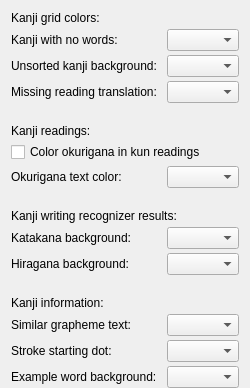
            <widget class="QWidget" name="kanjiColorsPage">
             <layout class="QFormLayout" name="formLayout_15">
              <property name="horizontalSpacing">
               <number>10</number>
              </property>
              <property name="verticalSpacing">
               <number>4</number>
              </property>
              <property name="bottomMargin">
               <number>0</number>
              </property>
              <item row="0" column="0" colspan="2">
               <widget class="QLabel" name="label_119">
                <property name="text">
                 <string>Kanji grid colors:</string>
                </property>
               </widget>
              </item>
              <item row="1" column="0">
               <widget class="QLabel" name="label_73">
                <property name="text">
                 <string>Kanji with no words:</string>
                </property>
               </widget>
              </item>
              <item row="1" column="1">
               <widget class="ZColorComboBox" name="colNoWordsCBox">
                <property name="sizePolicy">
                 <sizepolicy hsizetype="Fixed" vsizetype="Fixed">
                  <horstretch>0</horstretch>
                  <verstretch>0</verstretch>
                 </sizepolicy>
                </property>
               </widget>
              </item>
              <item row="2" column="0">
               <widget class="QLabel" name="label_74">
                <property name="text">
                 <string>Unsorted kanji background:</string>
                </property>
               </widget>
              </item>
              <item row="2" column="1">
               <widget class="ZColorComboBox" name="colUnsortedCBox">
                <property name="sizePolicy">
                 <sizepolicy hsizetype="Fixed" vsizetype="Fixed">
                  <horstretch>0</horstretch>
                  <verstretch>0</verstretch>
                 </sizepolicy>
                </property>
               </widget>
              </item>
              <item row="4" column="1">
               <spacer name="verticalSpacer_17">
                <property name="orientation">
                 <enum>Qt::Vertical</enum>
                </property>
                <property name="sizeType">
                 <enum>QSizePolicy::Fixed</enum>
                </property>
                <property name="sizeHint" stdset="0">
                 <size>
                  <width>20</width>
                  <height>13</height>
                 </size>
                </property>
               </spacer>
              </item>
              <item row="6" column="0" colspan="2">
               <widget class="QCheckBox" name="okuColorBox">
                <property name="sizePolicy">
                 <sizepolicy hsizetype="Fixed" vsizetype="Fixed">
                  <horstretch>0</horstretch>
                  <verstretch>0</verstretch>
                 </sizepolicy>
                </property>
                <property name="toolTip">
                 <string>Show the okurigana ending of kanji kun readings with a different color</string>
                </property>
                <property name="text">
                 <string>Color okurigana in kun readings</string>
                </property>
               </widget>
              </item>
              <item row="7" column="0">
               <widget class="QLabel" name="okuColorLabel">
                <property name="text">
                 <string>Okurigana text color:</string>
                </property>
               </widget>
              </item>
              <item row="7" column="1">
               <widget class="ZColorComboBox" name="colOkuCBox">
                <property name="sizePolicy">
                 <sizepolicy hsizetype="Fixed" vsizetype="Fixed">
                  <horstretch>0</horstretch>
                  <verstretch>0</verstretch>
                 </sizepolicy>
                </property>
               </widget>
              </item>
              <item row="8" column="1">
               <spacer name="verticalSpacer_26">
                <property name="orientation">
                 <enum>Qt::Vertical</enum>
                </property>
                <property name="sizeType">
                 <enum>QSizePolicy::Fixed</enum>
                </property>
                <property name="sizeHint" stdset="0">
                 <size>
                  <width>20</width>
                  <height>13</height>
                 </size>
                </property>
               </spacer>
              </item>
              <item row="9" column="0" colspan="2">
               <widget class="QLabel" name="label_111">
                <property name="text">
                 <string>Kanji writing recognizer results:</string>
                </property>
               </widget>
              </item>
              <item row="10" column="0">
               <widget class="QLabel" name="label_85">
                <property name="text">
                 <string>Katakana background:</string>
                </property>
               </widget>
              </item>
              <item row="10" column="1">
               <widget class="ZColorComboBox" name="bgKataCBox">
                <property name="sizePolicy">
                 <sizepolicy hsizetype="Fixed" vsizetype="Fixed">
                  <horstretch>0</horstretch>
                  <verstretch>0</verstretch>
                 </sizepolicy>
                </property>
               </widget>
              </item>
              <item row="11" column="0">
               <widget class="QLabel" name="label_116">
                <property name="text">
                 <string>Hiragana background:</string>
                </property>
               </widget>
              </item>
              <item row="11" column="1">
               <widget class="ZColorComboBox" name="bgHiraCBox">
                <property name="sizePolicy">
                 <sizepolicy hsizetype="Fixed" vsizetype="Fixed">
                  <horstretch>0</horstretch>
                  <verstretch>0</verstretch>
                 </sizepolicy>
                </property>
               </widget>
              </item>
              <item row="12" column="1">
               <spacer name="verticalSpacer_28">
                <property name="orientation">
                 <enum>Qt::Vertical</enum>
                </property>
                <property name="sizeType">
                 <enum>QSizePolicy::Fixed</enum>
                </property>
                <property name="sizeHint" stdset="0">
                 <size>
                  <width>20</width>
                  <height>13</height>
                 </size>
                </property>
               </spacer>
              </item>
              <item row="13" column="0" colspan="2">
               <widget class="QLabel" name="label_124">
                <property name="text">
                 <string>Kanji information:</string>
                </property>
               </widget>
              </item>
              <item row="14" column="0">
               <widget class="QLabel" name="label_128">
                <property name="text">
                 <string>Similar grapheme text:</string>
                </property>
               </widget>
              </item>
              <item row="14" column="1">
               <widget class="ZColorComboBox" name="textSimilarCBox">
                <property name="sizePolicy">
                 <sizepolicy hsizetype="Fixed" vsizetype="Fixed">
                  <horstretch>0</horstretch>
                  <verstretch>0</verstretch>
                 </sizepolicy>
                </property>
               </widget>
              </item>
              <item row="15" column="0">
               <widget class="QLabel" name="label_142">
                <property name="text">
                 <string>Stroke starting dot:</string>
                </property>
               </widget>
              </item>
              <item row="15" column="1">
               <widget class="ZColorComboBox" name="colStrokeDotCBox">
                <property name="sizePolicy">
                 <sizepolicy hsizetype="Fixed" vsizetype="Fixed">
                  <horstretch>0</horstretch>
                  <verstretch>0</verstretch>
                 </sizepolicy>
                </property>
               </widget>
              </item>
              <item row="16" column="0">
               <widget class="QLabel" name="label_42">
                <property name="text">
                 <string>Example word background:</string>
                </property>
               </widget>
              </item>
              <item row="16" column="1">
               <widget class="ZColorComboBox" name="colKanjiExCBox">
                <property name="sizePolicy">
                 <sizepolicy hsizetype="Fixed" vsizetype="Fixed">
                  <horstretch>0</horstretch>
                  <verstretch>0</verstretch>
                 </sizepolicy>
                </property>
               </widget>
              </item>
              <item row="5" column="0" colspan="2">
               <widget class="QLabel" name="label_149">
                <property name="text">
                 <string>Kanji readings:</string>
                </property>
               </widget>
              </item>
              <item row="3" column="0">
               <widget class="QLabel" name="label_150">
                <property name="text">
                 <string>Missing reading translation:</string>
                </property>
               </widget>
              </item>
              <item row="3" column="1">
               <widget class="ZColorComboBox" name="colNoTranslationCBox">
                <property name="sizePolicy">
                 <sizepolicy hsizetype="Fixed" vsizetype="Fixed">
                  <horstretch>0</horstretch>
                  <verstretch>0</verstretch>
                 </sizepolicy>
                </property>
               </widget>
              </item>
             </layout>
            </widget>
